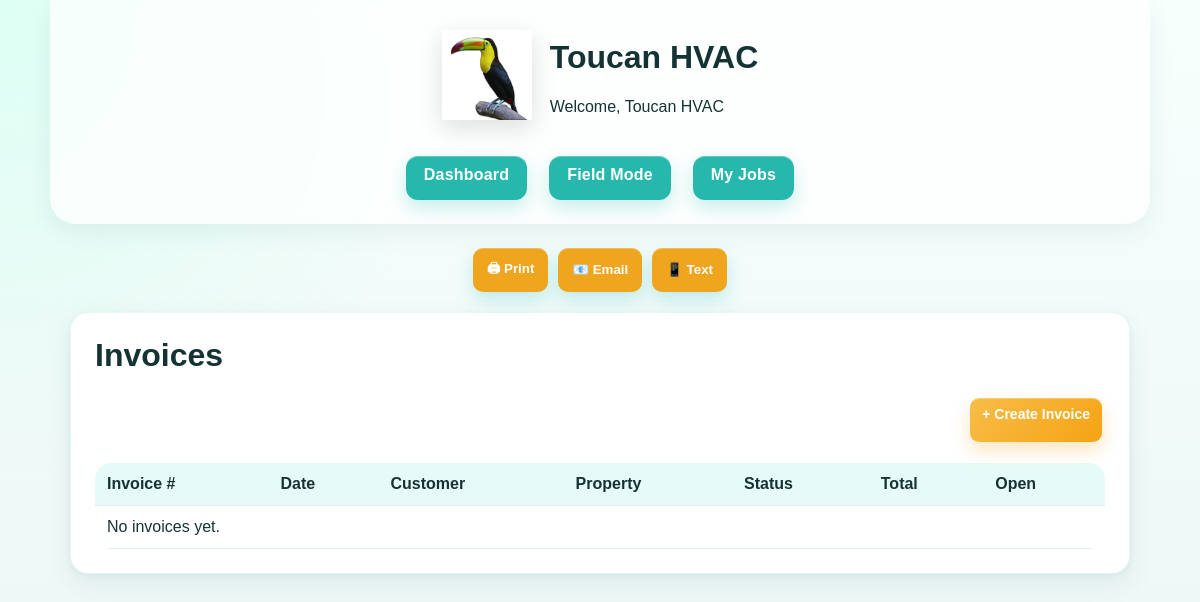
The page /invoice-center (signed in) on the database as committed earlier.
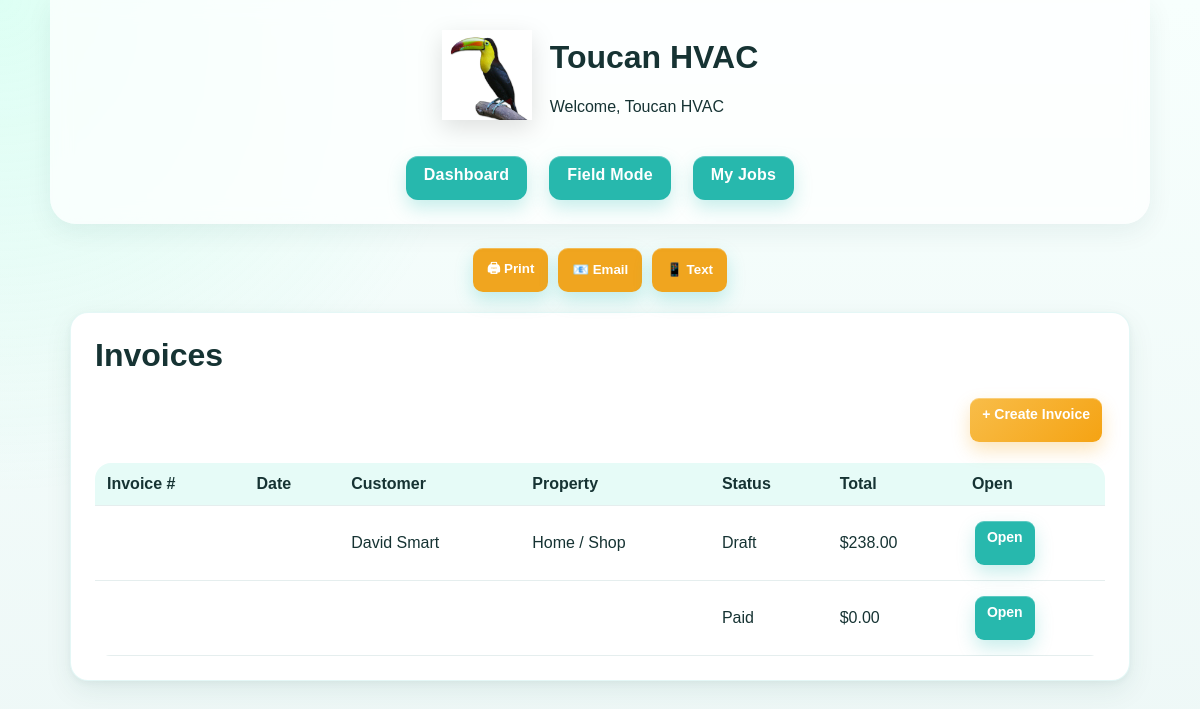
The same page on the database as committed later.
### app.py (models this page shows)
class ToucanInvoice(db.Model):
    id = db.Column(db.Integer, primary_key=True)
    customer_id = db.Column(db.Integer, db.ForeignKey("customer.id"))
    property_id = db.Column(db.Integer, db.ForeignKey("property.id"))
    job_id = db.Column(db.Integer)
    invoice_number = db.Column(db.String(50))
    invoice_date = db.Column(db.String(30))
    status = db.Column(db.String(50), default="Draft")
    notes = db.Column(db.Text)
    subtotal = db.Column(db.Float, default=0)
    tax = db.Column(db.Float, default=0)
    total = db.Column(db.Float, default=0)

class Customer(db.Model):
    id = db.Column(db.Integer, primary_key=True)
    first_name = db.Column(db.String(120), nullable=False)
    last_name = db.Column(db.String(120), nullable=False)
    phone = db.Column(db.String(50))
    email = db.Column(db.String(120))

class Property(db.Model):
    id = db.Column(db.Integer, primary_key=True)
    property_name = db.Column(db.String(120), nullable=False)
    address = db.Column(db.String(200), nullable=False)
    customer_id = db.Column(db.Integer, db.ForeignKey("customer.id"), nullable=False)

### app.py (the view)
@app.route("/invoice-center")
@login_required
def invoice_center():
    db.create_all()
    invoices = ToucanInvoice.query.order_by(ToucanInvoice.id.desc()).all()
    customers = {c.id: c for c in Customer.query.all()}
    properties = {p.id: p for p in Property.query.all()}
    return render_template("invoice_center.html", invoices=invoices, customers=customers, properties=properties)

### app.py (called while the page is built)
def current_user():
    user_id = session.get("user_id")
    if not user_id:
        return None
    return db.session.get(User, user_id)

def login_required(f):
    @wraps(f)
    def wrapper(*args, **kwargs):
        if not current_user():
            flash("Please log in.")
            return redirect(url_for("login"))
        return f(*args, **kwargs)
    return wrapper

### templates/invoice_center.html
{% extends "base.html" %}
{% block content %}
<div class="card">
  <h1>Invoices</h1>
  <div class="action-bar">
    <a class="action-btn gold" href="/invoice-center/new">+ Create Invoice</a>
  </div>
  <table>
    <tr>
      <th>Invoice #</th>
      <th>Date</th>
      <th>Customer</th>
      <th>Property</th>
      <th>Status</th>
      <th>Total</th>
      <th>Open</th>
    </tr>
    {% for inv in invoices %}
    <tr>
      <td>{{ inv.invoice_number }}</td>
      <td>{{ inv.invoice_date }}</td>
      <td>
        {% set c = customers.get(inv.customer_id) %}
        {% if c %}{{ c.first_name }} {{ c.last_name }}{% endif %}
      </td>
      <td>
        {% set p = properties.get(inv.property_id) %}
        {% if p %}{{ p.property_name }}{% endif %}
      </td>
      <td>{{ inv.status }}</td>
      <td>${{ "%.2f"|format(inv.total or 0) }}</td>
      <td><a class="action-btn" href="/invoice-center/{{ inv.id }}">Open</a></td>
    </tr>
    {% else %}
    <tr><td colspan="7">No invoices yet.</td></tr>
    {% endfor %}
  </table>
</div>
{% endblock %}

Rows that differ between the two databases and show on the page:
now on this page (row unchanged): ToucanInvoice: status "Draft", total "238.00"
now on this page (row edited): Customer: first_name "David", last_name "Smart"
added Property: property_name "Home / Shop"
now on this page (row unchanged): ToucanInvoice: status "Paid", total "0.00"
Other text that changed with them:
text no longer shown: "No invoices yet."
